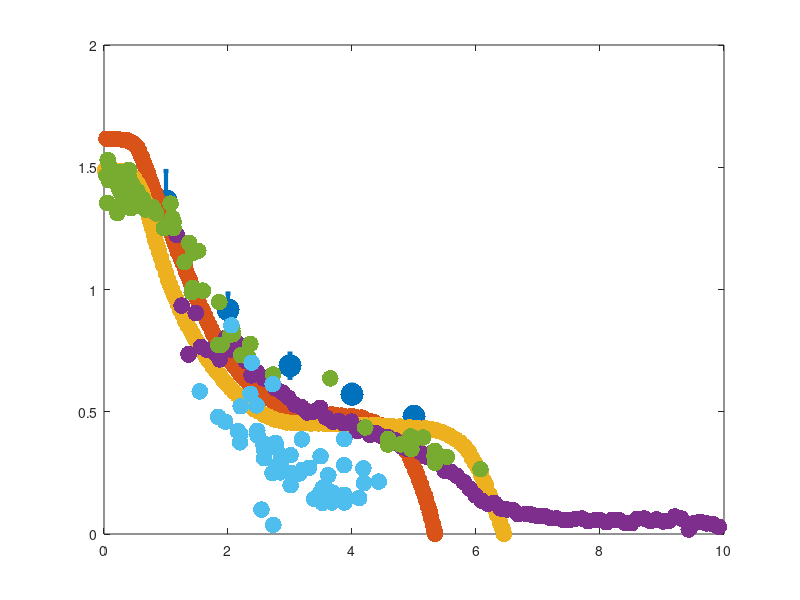

This chart was generated by the following MATLAB code: (Note: this script raises an error after producing the figure.)
densidad = [1,2,3,4,5];

v1 = [1.515910723,0.901484572,0.71901595,0.607788575,0.530766283];
e1 = [0.164164528,0.063117684,0.046927812,0.035970843,0.034529587];

v3 = [1.362326836,0.917232966,0.688207558,0.571498808,0.480730707];
e3 = [0.122355629,0.066491124,0.049723485,0.039367948,0.033207935];

v5 = [1.392881804,0.911534561,0.647916549,0.516114033,0.407110962];
e5 = [0.113199319,0.071591442,0.047003411,0.040546837,0.033592143];

hanking_sub_d = [0.03972,0.11438,0.168302,0.230543,0.305251,0.375788,0.450569,0.496316,0.537939,0.567191,0.592319,0.617375,0.646723,0.671852,0.701103,0.722132,0.751408,0.772388,0.797492,0.826768,0.851897,0.881148,0.906228,0.935456,0.95224,0.973196,0.998277,1.023429,1.04441,1.073686,1.102908,1.123913,1.149046,1.178318,1.19513,1.228508,1.249481,1.278742,1.303843,1.328998,1.358269,1.387541,1.412696,1.441978,1.475399,1.500575,1.525676,1.5633,1.5967,1.630121,1.667767,1.701188,1.734609,1.763913,1.793088,1.82652,1.864069,1.897436,1.947455,1.97663,2.018328,2.055856,2.101693,2.15169,2.193378,2.235001,2.289148,2.347433,2.401548,2.451438,2.493083,2.555399,2.626133,2.717528,2.771567,2.804827,2.850546,2.908659,2.99584,3.049804,3.112099,3.207568,3.286407,3.3362,3.377705,3.419199,3.469003,3.547831,3.630863,3.672314,3.722118,3.830003,3.883977,3.921333,3.975222,4.012556,4.095587,4.149508,4.191035,4.249223,4.290728,4.361311,4.452706,4.519237,4.589874,4.643988,4.714743,4.781328,4.827283,4.881473,4.931567,4.973383,5.019393,5.048643,5.07799,5.115636,5.145004,5.18265,5.195313,5.228852,5.254061,5.275109,5.308702,5.325558,5.338242];
hanking_sub_v = [1.61647,1.616511,1.616542,1.614839,1.61141,1.609716,1.601083,1.592437,1.582053,1.56646,1.549128,1.537,1.514469,1.497138,1.481545,1.460744,1.443417,1.426085,1.410488,1.393161,1.375829,1.360237,1.346374,1.332516,1.318648,1.303051,1.289189,1.270122,1.252791,1.235463,1.221605,1.202535,1.185207,1.167876,1.152278,1.13842,1.121089,1.105496,1.089899,1.070832,1.053505,1.036178,1.017112,0.999785,0.982457,0.961657,0.946064,0.925272,0.909679,0.892352,0.869826,0.852499,0.835176,0.81611,0.805721,0.788393,0.772805,0.758947,0.741633,0.731239,0.715656,0.701797,0.686214,0.67063,0.655046,0.644661,0.629082,0.613503,0.599658,0.591012,0.578893,0.571986,0.556416,0.546058,0.537417,0.532231,0.52532,0.521882,0.516723,0.513286,0.508113,0.502963,0.501274,0.499566,0.497854,0.496142,0.494434,0.49274,0.487581,0.489338,0.48763,0.484219,0.480781,0.479065,0.480831,0.480848,0.47569,0.475721,0.472274,0.463633,0.461921,0.456758,0.446398,0.434293,0.42566,0.411814,0.394508,0.378934,0.354677,0.335628,0.313108,0.288849,0.261123,0.24553,0.222999,0.200471,0.176206,0.153679,0.138076,0.112078,0.089545,0.067009,0.037543,0.018474,0.001137];

hanking_kids_d = [0.015809,0.098605,0.168983,0.243471,0.30968,0.375805,0.437736,0.491359,0.540731,0.5736,0.606412,0.630973,0.655479,0.675872,0.704546,0.72894,0.753362,0.777867,0.806402,0.826767,0.859497,0.883974,0.916676,0.957546,0.998445,1.031119,1.068015,1.096684,1.129471,1.162311,1.190959,1.231938,1.268895,1.305789,1.35097,1.396227,1.437323,1.47427,1.515388,1.556517,1.60588,1.651094,1.69635,1.753948,1.807482,1.873443,1.922784,1.980521,2.038205,2.091803,2.157786,2.232077,2.285676,2.351658,2.430067,2.496168,2.570492,2.653147,2.756442,2.8433,2.942542,3.037732,3.137081,3.244719,3.339909,3.455824,3.584101,3.683483,3.770395,3.857329,3.960828,4.076711,4.196764,4.316797,4.424424,4.540285,4.635507,4.767944,4.925203,5.045235,5.173545,5.285235,5.367976,5.467186,5.566353,5.669594,5.743886,5.813985,5.879914,5.933287,5.986745,6.036119,6.081215,6.122247,6.163289,6.216555,6.257415,6.298425,6.339382,6.38853,6.425402,6.449879];
hanking_kids_v = [1.486409,1.486364,1.486324,1.484571,1.482824,1.47593,1.465608,1.453578,1.434695,1.419246,1.400372,1.383214,1.362628,1.343759,1.324885,1.297441,1.271709,1.251123,1.22368,1.203093,1.179074,1.156776,1.13104,1.098442,1.06756,1.040112,1.017805,0.998931,0.97834,0.961178,0.940592,0.914852,0.895973,0.873666,0.851354,0.834188,0.815305,0.796427,0.77926,0.762094,0.743211,0.722612,0.705445,0.683129,0.665954,0.648774,0.628175,0.614428,0.597253,0.583511,0.568043,0.554292,0.540546,0.525083,0.509611,0.501001,0.488962,0.480348,0.468291,0.463101,0.45619,0.454424,0.45437,0.454317,0.452551,0.452488,0.448992,0.450651,0.448894,0.448845,0.448791,0.447015,0.446951,0.445173,0.445115,0.441625,0.441574,0.439789,0.436277,0.434499,0.432716,0.427514,0.424041,0.415416,0.403362,0.387877,0.374122,0.35694,0.338047,0.310587,0.288271,0.269386,0.241931,0.219622,0.197312,0.162995,0.130399,0.106376,0.078923,0.046322,0.022301,0];

helbing_d = [1.17236,1.25218,1.36373,1.36375,1.47791,1.56464,1.668,1.80892,1.86515,1.97264,2.07558,2.16992,2.28511,2.37843,2.47258,2.57881,2.68213,2.76623,2.88188,2.97553,3.07843,3.18475,3.27831,3.38171,3.48845,3.58165,3.69402,3.78175,3.87542,3.9883,4.08452,4.18811,4.29075,4.38795,4.48151,4.58472,4.69084,4.8028,4.89641,4.99033,5.09637,5.1897,5.28388,5.39929,5.49196,5.58519,5.69101,5.80279,5.89578,5.9918,6.08492,6.1876,6.29399,6.39636,6.49931,6.59613,6.6799,6.8018,6.89853,6.99208,7.10455,7.20105,7.29477,7.40696,7.51318,7.60709,7.71022,7.80663,7.90987,8.00362,8.10633,8.20362,8.30664,8.40923,8.506,8.60054,8.71305,8.80943,8.91282,9.01553,9.12188,9.20706,9.30975,9.43251,9.51814,9.61211,9.71798,9.83024,9.91407];
helbing_v = [1.22275581,0.934130876,0.733029999,0.735963336,0.90388454,0.76563938,0.752745803,0.734858369,0.714151677,0.802898654,0.751481514,0.776844308,0.707230724,0.649087844,0.660136376,0.63607633,0.630066402,0.595912126,0.578056685,0.557174688,0.528993675,0.519337468,0.496765102,0.500995059,0.516005676,0.476414502,0.458671041,0.462915317,0.450699537,0.459446381,0.420761803,0.434666234,0.405239177,0.41305849,0.399064155,0.39622267,0.384698689,0.357058383,0.346956239,0.34929153,0.336512066,0.317049155,0.329148277,0.316912038,0.2596705,0.255540098,0.238558709,0.212277198,0.186217939,0.157536133,0.137083314,0.123127061,0.127436173,0.104464883,0.099725509,0.098267621,0.081201216,0.082706637,0.079222965,0.074145891,0.07410955,0.064752501,0.064476605,0.057358349,0.057622605,0.062374048,0.063108446,0.052383679,0.056276778,0.056793676,0.047983613,0.05835753,0.05667129,0.045314137,0.043858453,0.06222307,0.063269349,0.053003656,0.059606275,0.051355494,0.054285191,0.071824122,0.063267864,0.018434012,0.04472502,0.049865014,0.042986711,0.039230578,0.02944603];

mori_tsuka_d = [0.0386542,0.0518545,0.0590174,0.0774875,0.0880273,0.10706,0.175134,0.199846,0.21742,0.24313,0.263084,0.281477,0.281963,0.287259,0.292913,0.297364,0.331823,0.335865,0.336095,0.40051,0.404987,0.433664,0.437552,0.443181,0.448629,0.472088,0.536196,0.540468,0.570143,0.633459,0.643026,0.667124,0.78452,0.837935,0.964181,1.00828,1.07298,1.10153,1.12054,1.12087,1.29951,1.37382,1.41516,1.43005,1.44169,1.51997,1.59603,1.84233,1.85927,1.89608,2.03831,2.06796,2.08231,2.21311,2.33025,2.36029,2.72511,3.64836,4.21252,4.57806,4.58325,4.78327,4.91523,4.94495,4.95892,4.96902,5.14521,5.32991,5.33505,5.3393,5.53016,6.07186];
mori_tsuka_v = [1.46671,1.35483,1.52959,1.44717,1.50609,1.46687,1.4415,1.46315,1.31202,1.41024,1.4417,1.35339,1.3907,1.42212,1.48104,1.44767,1.46738,1.4026,1.42027,1.48914,1.45773,1.40872,1.33215,1.3891,1.43231,1.35776,1.40306,1.35595,1.3835,1.36794,1.35226,1.32679,1.33688,1.31147,1.2509,1.26082,1.35128,1.29244,1.25126,1.27678,1.11227,1.19097,0.988844,1.00655,1.1499,1.15793,0.995148,0.773854,0.948631,0.773977,0.815533,0.841124,0.817597,0.731509,0.721961,0.777003,0.652184,0.636629,0.435696,0.365853,0.389425,0.366323,0.368589,0.40007,0.347092,0.372638,0.394639,0.320455,0.3401,0.291026,0.315023,0.265217];

older_d = [1.54476661,1.84176798,1.9548724,2.05438234,2.15863904,2.19316883,2.19766803,2.20411546,2.36126473,2.38292119,2.45988128,2.47209803,2.47639272,2.53813301,2.5613502,2.5807463,2.58862529,2.7185533,2.72059839,2.7304256,2.76605328,2.77017576,2.77463191,2.84317483,2.85095694,2.85210865,3.00881662,3.00931175,3.01928965,3.15696748,3.19077611,3.20413379,3.30607631,3.39001125,3.48772365,3.49223362,3.52529955,3.52824879,3.60095724,3.60244262,3.61813603,3.67557086,3.68610847,3.87503204,3.87538724,3.87546258,3.87718477,4.11613777,4.18293698,4.19268884,4.43233073];
older_v = [0.583421708,0.47920018,0.459269066,0.853648473,0.420287721,0.375070093,0.408921592,0.522345143,0.572918172,0.700548624,0.525981451,0.422192744,0.402532906,0.099893316,0.371122885,0.310332836,0.340986944,0.249286447,0.612859649,0.037110155,0.372384772,0.355928421,0.276363378,0.252242128,0.284725058,0.321311865,0.322494503,0.199475122,0.249797298,0.24820226,0.387283577,0.262916658,0.27086411,0.143414711,0.169647946,0.317827959,0.127180866,0.188924342,0.147431719,0.178074549,0.240754077,0.129265724,0.169527854,0.281434702,0.160702872,0.387990722,0.128693607,0.146935194,0.268238531,0.208346128,0.214241337];

predt_d = [0.088,0.177,0.354,0.531,0.708,0.885,1.062,1.239,1.416,1.593,1.77,1.947,2.124,2.301,2.478,2.655,2.832,3.009,3.186,3.363,3.54,3.717,3.894,4.071,4.248,4.425,4.602,4.779,4.956,5.133,5.31,5.487,5.664,5.841,6.018,6.195,6.372,6.549,6.726,6.903,7.08,7.257,7.434,7.611,7.788,7.965,8.142];
predt_v = [0.915,0.881,0.817,0.758,0.704,0.655,0.61,0.569,0.532,0.498,0.468,0.441,0.417,0.396,0.377,0.36,0.345,0.333,0.321,0.312,0.303,0.296,0.29,0.284,0.279,0.275,0.271,0.268,0.264,0.261,0.258,0.255,0.251,0.247,0.243,0.239,0.234,0.228,0.222,0.215,0.208,0.2,0.191,0.182,0.172,0.162,0.151];

weidmann_d = [0.00126807,0.0729707,0.136691,0.204516,0.2603,0.320143,0.387968,0.443933,0.503821,0.555772,0.611737,0.671806,0.719834,0.763894,0.799972,0.847955,0.884169,0.928183,0.964442,1.00444,1.04061,1.07682,1.12098,1.15732,1.19345,1.22551,1.26168,1.30592,1.35016,1.4022,1.44635,1.47454,1.51071,1.55472,1.58286,1.623,1.67509,1.72312,1.77133,1.82729,1.88339,1.93539,1.97945,2.03541,2.07541,2.12335,2.16737,2.22735,2.28331,2.3312,2.38306,2.44295,2.51479,2.57463,2.63443,2.70618,2.77784,2.86546,2.92922,3.00088,3.07249,3.15218,3.22776,3.30338,3.36701,3.42677,3.5023,3.57396,3.64557,3.72111,3.79272,3.89202,3.96358,4.03118,4.12259,4.20606,4.30144,4.39289,4.48823,4.59159,4.67898,4.77842,4.86595,4.96141,5.05693,5.13264,5.20042,5.27628,5.32421,5.36823,5.40047];
weidmann_v = [1.34408,1.33199,1.32191,1.30584,1.29577,1.2817,1.26563,1.24757,1.23151,1.21546,1.1974,1.17335,1.1553,1.13726,1.12123,1.10519,1.08317,1.06713,1.04311,1.02907,1.00904,0.987024,0.964991,0.936978,0.918951,0.904925,0.884901,0.858874,0.832846,0.812799,0.790767,0.772751,0.752727,0.736686,0.720668,0.700638,0.678594,0.66055,0.634517,0.616461,0.592414,0.574364,0.556326,0.53827,0.524232,0.510183,0.494142,0.474083,0.456027,0.443975,0.431917,0.415853,0.397774,0.383707,0.371637,0.357553,0.347463,0.333356,0.32128,0.311191,0.303098,0.289002,0.280904,0.270808,0.264724,0.254652,0.248551,0.238461,0.230368,0.224267,0.216174,0.212036,0.205941,0.199851,0.193727,0.187614,0.181484,0.173363,0.16923,0.161091,0.15697,0.14684,0.136727,0.126603,0.114481,0.100391,0.0863124,0.0662308,0.0521811,0.03614,0];

%scatter(densidad,v1, "filled");
%j1 = errorbar(densidad,v1,e1,".");
%set (j1, "markersize", 50, "linewidth", 3);
%hold on;

scatter(densidad,v3, "filled");
j3 = errorbar(densidad,v3,e3,".");
set (j3, "markersize", 50, "linewidth", 3);
hold on;

%scatter(densidad,v5, "filled");
%j5 = errorbar(densidad,v5,e5,".");
%set (j5, "markersize", 50, "linewidth", 3);
%hold on;

scatter(hanking_sub_d,hanking_sub_v,144, "filled");
hold on;

scatter(hanking_kids_d,hanking_kids_v,144, "filled");
hold on;

scatter(helbing_d,helbing_v,144, "filled");
hold on;

scatter(mori_tsuka_d,mori_tsuka_v, 144, "filled");
hold on;

scatter(older_d,older_v,144, "filled");
hold on;

sscatter(predt_d,predt_v,144, "filled");
hold on;

scatter(weidmann_d,weidmann_v,144, "filled");
hold on;

h = legend ("Simulado","Hanking Subway","Hanking Boys","Helbing","Mori and Tsukaguchi", "Older", "Predtechenskii and Milinskii", "Weidmann");
set (h, "fontsize", 50);

%axis([0.13 0.27 0 800]);
%xbounds = xlim();
%set(gca, 'xtick', xbounds(1):0.01:xbounds(2));
%ybounds = ylim();
%set(gca, 'ytick', ybounds(1):50:ybounds(2));

xlabel("Densidad [1/m^2]", "fontsize", 50);
ylabel("Velocidad media [m/s]", "fontsize", 50);
set(gca, "linewidth", 1, "fontsize", 50);
